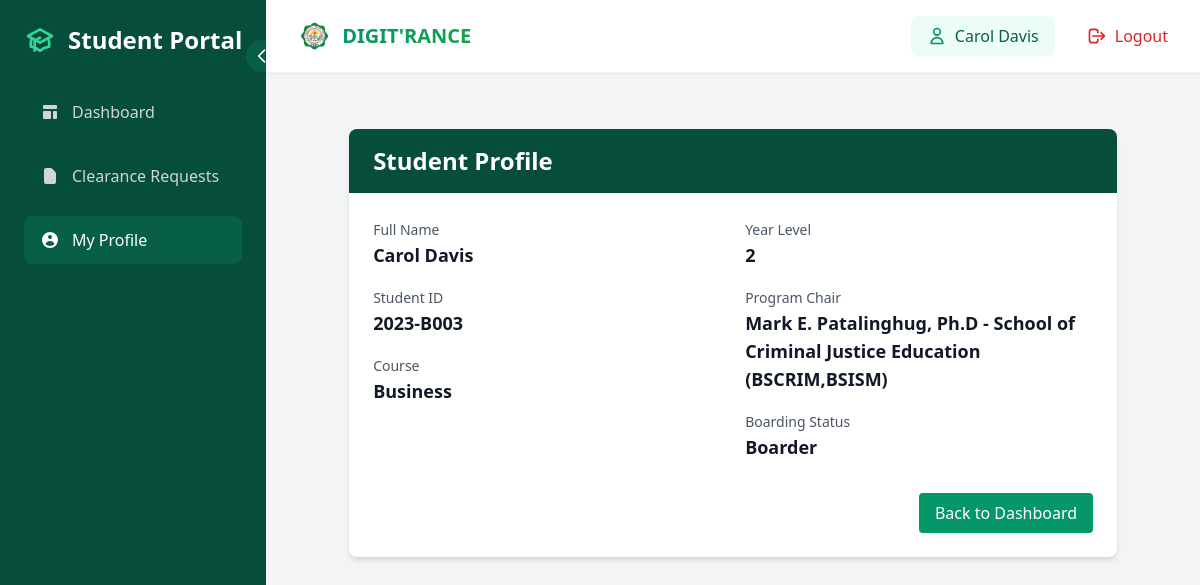
Page /student/profile/ (signed in) on the committed database.
### core/models.py (models this page shows, shortened)
class Student(models.Model):
    COURSE_CHOICES = {
        'SET DEAN': [
            ('BSIT', 'Bachelor of Science in Information Technology'),
        ],
        'STE DEAN': [
            ('BPED', 'Bachelor in Physical Education'),
            ('BEED', 'Bachelor in Elementary Education'),
            ('BSED', 'Bachelor of Secondary Education'),
            ('BAELS', 'Bachelor of Arts in English Language Studies'),
            ('BSMATH', 'Bachelor of Science in Mathematics'),
        ],
        'SOCJE DEAN': [
            ('BSCRIM', 'Bachelor of Science in Criminology'),
            ('BSISM', 'Bachelor of Science in Industrial Security Management'),
        ],
        'SAFES DEAN': [
            ('BSA', 'Bachelor of Science in Agriculture'),
            ('BSAES', 'Bachelor of Science in Agricultural Engineering Science'),
            ('BCF', 'Bachelor in Community Forestry'),
        ],
    }
    student_id = models.CharField(max_length=20, unique=True)
    user = models.OneToOneField(User, on_delete=models.CASCADE)
    course = models.CharField(max_length=255)
    year_level = models.IntegerField()
    is_boarder = models.BooleanField(default=False)
    created_at = models.DateTimeField(auto_now_add=True)
    program_chair = models.ForeignKey(ProgramChair, on_delete=models.SET_NULL, null=True, blank=True, related_name="students")
    dormitory_owner = models.ForeignKey(Staff, on_delete=models.SET_NULL, null=True, blank=True, related_name="students_dorm", limit_choices_to={'is_dormitory_owner': True})
    is_approved = models.BooleanField(default=False)
    approval_date = models.DateTimeField(null=True, blank=True)
    approval_admin = models.ForeignKey(User, on_delete=models.SET_NULL, null=True, blank=True, related_name='approved_students')

class ProgramChair(models.Model):
    DESIGNATION_CHOICES = [
        ('SET DEAN', 'School of Engineering and Technology (BSIT)'),
        ('STE DEAN', 'School of Teacher Education (BPED,BEED,BSED,BAELS,BSMATH)'),
        ('SOCJE DEAN', 'School of Criminal Justice Education (BSCRIM,BSISM)'),
        ('SAFES DEAN', 'School of Agriculture Forestry and Environmental Science (BSA,BSAES,BCF)'),
    ]
    user = models.OneToOneField(User, on_delete=models.CASCADE)
    designation = models.CharField(max_length=50, choices=DESIGNATION_CHOICES)
    def __str__(self):
        return f"{self.user.get_full_name()} - {self.get_designation_display()}"

### core/views.py (the view)
# urls.py: path('student/profile/', views.student_profile, name='student_profile'),
@login_required
def student_profile(request):
    try:
        student = request.user.student
    except Student.DoesNotExist:
        messages.error(request, 'You are not authorized to view this page.')
        return redirect('login')
    context = {
        'student': student,
        'student_info': {
            'full_name': student.user.get_full_name(),
            'student_id': student.student_id,
            'course': student.course,
            'year_level': student.year_level,
            'is_boarder': student.is_boarder,
            'program_chair': student.program_chair
        }
    }
    return render(request, 'core/student_profile.html', context)

### templates/core/student_profile.html
{% extends 'base.html' %}
{% block sidebar %}
{% include "components/student_sidenav.html" %}
{% endblock %}
{% block content %}
<div class="container mx-auto px-4 py-8">
	<div class="max-w-3xl mx-auto bg-white rounded-lg shadow-md overflow-hidden">
		<div class="bg-emerald-900 px-6 py-4">
			<h1 class="text-2xl font-bold text-white">Student Profile</h1>
		</div>
		<div class="p-6">
			<div class="grid grid-cols-1 md:grid-cols-2 gap-6">
				<div class="space-y-4">
					<div>
						<label class="text-sm font-medium text-gray-600">Full Name</label>
						<p class="text-lg font-semibold text-gray-900">{{ student_info.full_name }}</p>
					</div>
					<div>
						<label class="text-sm font-medium text-gray-600">Student ID</label>
						<p class="text-lg font-semibold text-gray-900">{{ student_info.student_id }}</p>
					</div>
					<div>
						<label class="text-sm font-medium text-gray-600">Course</label>
						<p class="text-lg font-semibold text-gray-900">{{ student_info.course }}</p>
					</div>
				</div>
				<div class="space-y-4">
					<div>
						<label class="text-sm font-medium text-gray-600">Year Level</label>
						<p class="text-lg font-semibold text-gray-900">{{ student_info.year_level }}</p>
					</div>
					<div>
						<label class="text-sm font-medium text-gray-600">Program Chair</label>
						<p class="text-lg font-semibold text-gray-900">{{ student_info.program_chair }}</p>
					</div>
					<div>
						<label class="text-sm font-medium text-gray-600">Boarding Status</label>
						<p class="text-lg font-semibold text-gray-900">
							{% if student_info.is_boarder %}
								Boarder
							{% else %}
								Non-Boarder
							{% endif %}
						</p>
					</div>
				</div>
			</div>
			<div class="mt-8 flex justify-end">
				<a href="{% url 'student_dashboard' %}"
				   class="px-4 py-2 bg-emerald-600 text-white rounded hover:bg-emerald-700 transition-colors">
					Back to Dashboard
				</a>
			</div>
		</div>
	</div>
</div>
{% endblock %}

### templates/components/navbar.html (shortened to what this page needs)
{% load static %}
<header class="bg-white shadow-sm p-4 flex justify-between items-center border-b border-gray-100 sticky top-0 z-50">
    <div class="flex items-center">
        <h1 class="text-xl font-bold flex items-center ml-4 text-gray-800">
            <a href="{% url 'home' %}" class="flex items-center group">
                <img src="{% static 'img/permit_logo.png' %}" alt="JHCSC Logo" class="h-8 w-8 mr-3">
                <span class="text-gradient bg-clip-text text-transparent bg-gradient-to-r from-emerald-600 to-green-600 group-hover:from-emerald-700 group-hover:to-green-700 transition-all">
                </span>
            </a>
        </h1>
    </div>
    <div class="flex items-center space-x-4">
        {% if user.is_authenticated %}
            <div class="flex items-center bg-emerald-50 px-4 py-2 rounded-lg">
                <svg class="w-5 h-5 text-emerald-600 mr-2" fill="none" stroke="currentColor" viewBox="0 0 24 24">
                    <path stroke-linecap="round" stroke-linejoin="round" stroke-width="2" d="M16 7a4 4 0 11-8 0 4 4 0 018 0zM12 14a7 7 0 00-7 7h14a7 7 0 00-7-7z"></path>
                </svg>
                <span class="text-emerald-800 font-medium">{{ user.get_full_name }}</span>
            </div>
            <form method="POST" action="{% url 'logout' %}">
                <button type="submit" class="flex items-center px-4 py-2 text-red-600 hover:bg-red-50 rounded-lg transition-all duration-200">
                    <svg class="w-5 h-5 mr-2" fill="none" stroke="currentColor" viewBox="0 0 24 24">
                        <path stroke-linecap="round" stroke-linejoin="round" stroke-width="2" d="M17 16l4-4m0 0l-4-4m4 4H7m6 4v1a3 3 0 01-3 3H6a3 3 0 01-3-3V7a3 3 0 013-3h4a3 3 0 013 3v1"></path>
                    </svg>
                    <span class="font-medium">Logout</span>
                </button>
            </form>
        {% endif %}
    </div>
</header>

### rows in the picture
Student: student_id "2023-B003", course "Business"
ProgramChair: program_chair "Mark E. Patalinghug, Ph.D - School of Criminal Justice Education (BSCRIM,BSISM)"

### other values in the picture
{{ user.get_full_name }} "Carol Davis"
{{ student_info.full_name }} "Carol Davis"
{{ student_info.year_level }} "2"
